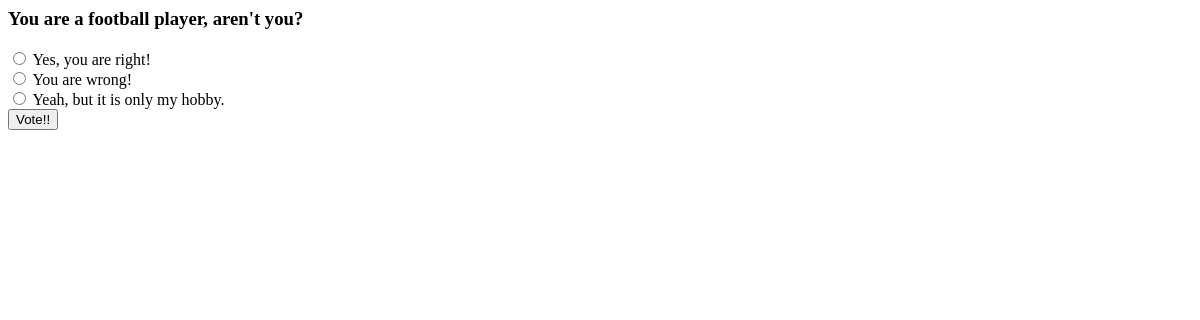
/polls/7/, run on an earlier commit of the app's database.
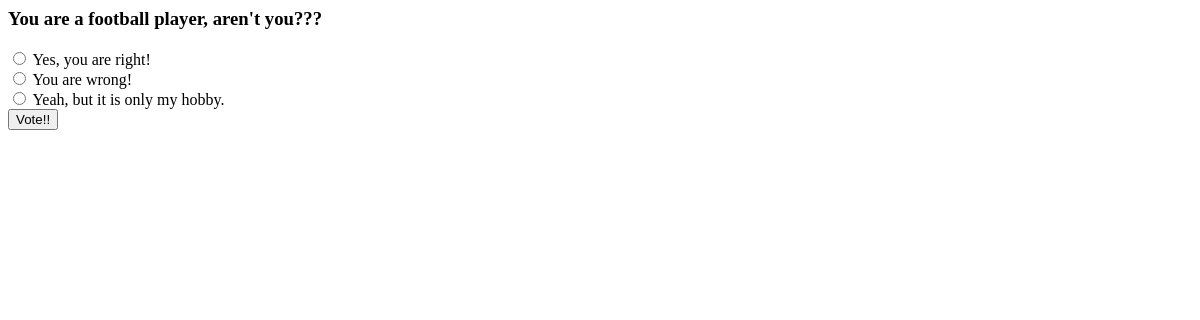
And on a later commit of the database.
### polls/models.py (models this page shows, shortened)
class Question(models.Model):
    question_text = models.CharField(max_length=200)
    pub_date = models.DateTimeField('date published')
    def was_published_recently(self):
        now = timezone.now()
        return now-datetime.timedelta(days=1)<=self.pub_date<=now
    was_published_recently.admin_order_field = 'pub_date'
    was_published_recently.boolean = True
    was_published_recently.short_description = 'Published recently?'

### polls/views.py (the view)
# urls.py: url(r'^(?P<pk>\d+)/$', views.DetailView.as_view(), name='detail'),
class DetailView(generic.DetailView):
    model = Question
    template_name = 'polls/detail.html'
    def get_queryset(self):
        return Question.objects.filter(pub_date__lte=timezone.now())

### polls/templates/polls/detail.html (shortened to what this page needs)
<h3>{{question.question_text}}</h3>
<form action="{% url 'polls:vote' question.id%}" method='post'>
{% for choice in question.choice_set.all %}
    <input type='radio' name="choice" id="choice{{forloop.counter}}"
value="{{choice.id}}"/>
    <label for "choice{{forloop.counter}}">{{choice.choice_text}}
</label><br />
{%endfor%}
<input type="submit" value="Vote!!"/>
</form>

What changed in the data, as far as the page shows it:
changed Question: question_text "You are a football player, aren't you?" → "You are a football player, aren't you???"
